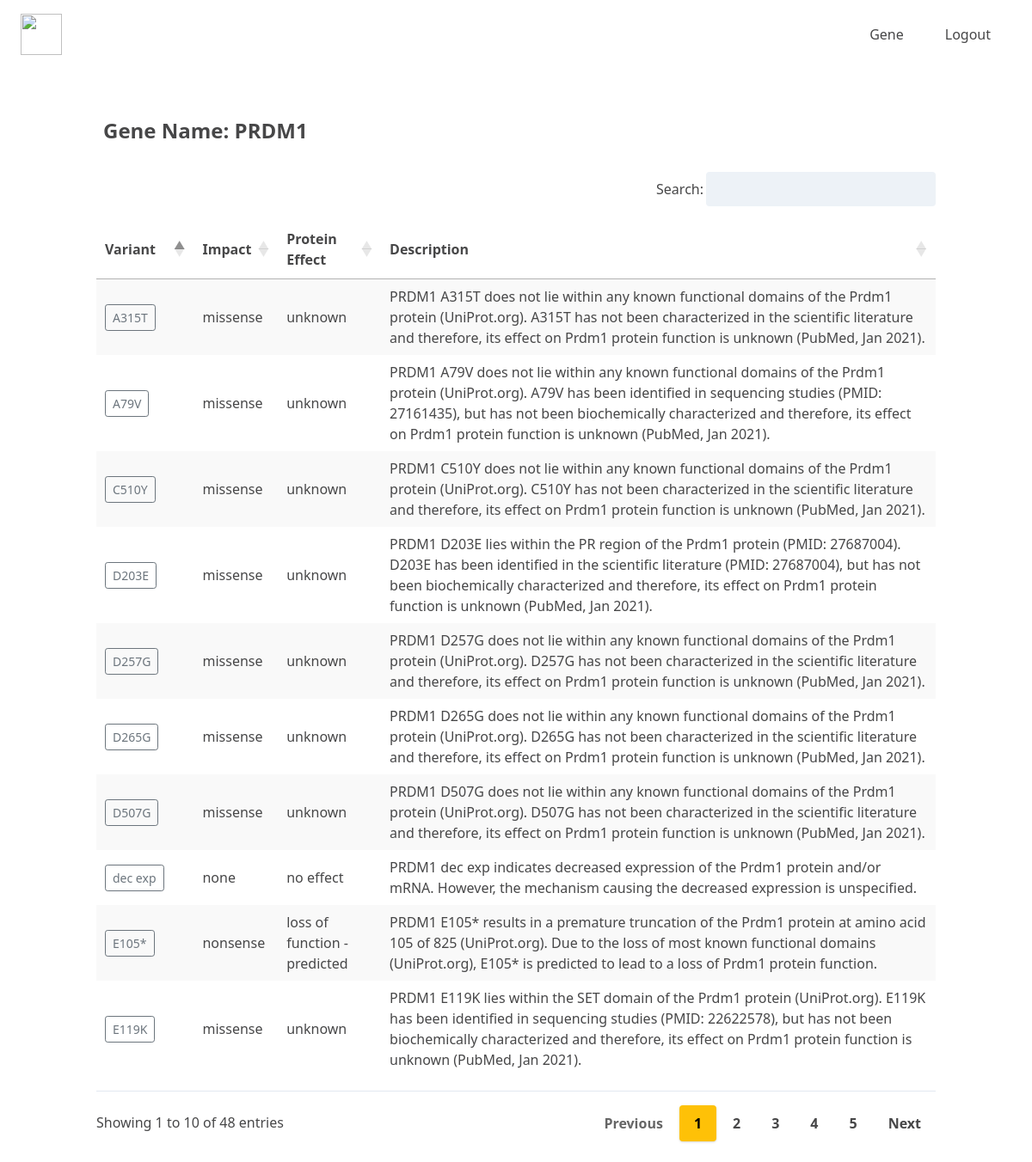
The app's page /gene-detail/PRDM1/ (signed in) with its own data.
### genome/models.py (models this page shows, shortened)
class Gene(models.Model):
    gene = models.CharField(max_length=200, null=True, blank=True)
    key = models.CharField(max_length=200, null=True, blank=True)
    impact = models.CharField(max_length=200, null=True, blank=True)
    variant_description = models.CharField(
        max_length=200, null=True, blank=True)
    variant = models.CharField(max_length=200, null=True, blank=True)
    protein_effect = models.CharField(max_length=200, null=True, blank=True)
    associated_with_drug_resistance = models.CharField(
        max_length=200, null=True, blank=True)
    id = models.UUIDField(default=uuid.uuid4, unique=True,
                          primary_key=True, editable=False)

### genome/views.py (the view)
# urls.py: path('gene-detail/<str:pk>/', views.gene_detail, name="gene-detail"),
@login_required(login_url='login-user')
def gene_detail(request, pk):
    genes = Gene.objects.filter(gene=pk)
    variant_list = []
    for gene in genes:
        if gene.variant not in variant_list:
            variant_list.append(gene)
    context = {
        "gene": pk,
        "variant_list": variant_list,
    }
    return render(request, 'genome/gene_detail.html', context)

### genome/templates/genome/gene_detail.html
{% extends 'main.html' %} {% load static %}{% block content %}
<br />
<div class="container">
  <h1
    class="
      flex
      items-center
      font-sans font-bold
      break-normal
      px-2
      py-8
      text-xl
      md:text-2xl
    "
  >
    Gene Name: {{gene}}
  </h1>
      <table id="example" class="stripe hover"
      style="width: 100%; padding-top: 1em; padding-bottom: 1em;">
        <thead>
            <tr>
            <th>Variant</th>
          <th>Impact</th>
          <th>Protein Effect</th>
          <th>Description</th>
            </tr>
        </thead>
        <tbody>
           {% for variant in variant_list %}
            <tr>
                <td class="variant-heading"><a
              class="btn btn-outline-secondary btn-sm"
              href="{% url 'variant-detail' variant.id %}"
              >{{variant.variant}}</a
            ></td>
                <td>{{variant.impact}}</td>
          <td>{{variant.protein_effect}}</td>
          <td>{{variant.variant_description}}</td>
            </tr>
                    {% endfor %}
        </tbody>
</table>
<br>
</div>
{% endblock content %}

### static/css/main.css (style rules this page uses)
:root { --color-main: #5aa5b9; --color-main-light: #e6faff; --color-sub: #3f4156; --color-sub-light: #51546e; --color-sub-lighter: #ededfd; --color-text: #737373; --color-gray: #8b8b8b; --color-light: #e5e7eb; --color-light-gray: #767676; --color-bg: #f8fafd; --color-white: #fffefd; --color-white-light: #f3f3f3; --color-success: #359e64; --color-success-bg: #def8e8; --color-error: #fc4b0b; --color-error-bg: #fff2ee; --font-base: "Poppins", arial, helvetica, "Segoe UI", roboto, ubuntu, sans-serif; --font-monospace: "Fira Code", "Courier New", courier, monospace; --font-regular: 300; --font-medium: 500; --font-bold: 700; --generic-shadow: 1px 1px 5px #00000010; --generic-transition: all 0.3s ease-in-out; }
body { background-color: whitesmoke; color: #474748; }
table.dataTable.no-footer { border-bottom: 1px solid #e2e8f0; margin-top: 0.75em; margin-bottom: 0.75em; }

### records on screen
Gene: variant "A79V", impact "missense", protein_effect "unknown", variant_description "PRDM1 A79V does not lie within any known functional domains of the Prdm1 protein (UniProt.org). A79V has been identified in sequencing studies (PMID: 27161435), but has not been biochemically characterized and therefore, its effect on Prdm1 protein function is unknown (PubMed, Jan 2021)."
Gene: variant "E105*", impact "nonsense", protein_effect "loss of function - predicted", variant_description "PRDM1 E105* results in a premature truncation of the Prdm1 protein at amino acid 105 of 825 (UniProt.org). Due to the loss of most known functional domains (UniProt.org), E105* is predicted to lead to a loss of Prdm1 protein function."
Gene: variant "E119K", impact "missense", protein_effect "unknown", variant_description "PRDM1 E119K lies within the SET domain of the Prdm1 protein (UniProt.org). E119K has been identified in sequencing studies (PMID: 22622578), but has not been biochemically characterized and therefore, its effect on Prdm1 protein function is unknown (PubMed, Jan 2021)."
Gene: variant "D203E", impact "missense", protein_effect "unknown", variant_description "PRDM1 D203E lies within the PR region of the Prdm1 protein (PMID: 27687004). D203E has been identified in the scientific literature (PMID: 27687004), but has not been biochemically characterized and therefore, its effect on Prdm1 protein function is unknown (PubMed, Jan 2021)."
Gene: variant "D257G", impact "missense", protein_effect "unknown", variant_description "PRDM1 D257G does not lie within any known functional domains of the Prdm1 protein (UniProt.org). D257G has not been characterized in the scientific literature and therefore, its effect on Prdm1 protein function is unknown (PubMed, Jan 2021)."
Gene: variant "D265G", impact "missense", protein_effect "unknown", variant_description "PRDM1 D265G does not lie within any known functional domains of the Prdm1 protein (UniProt.org). D265G has not been characterized in the scientific literature and therefore, its effect on Prdm1 protein function is unknown (PubMed, Jan 2021)."
Gene: variant "A315T", impact "missense", protein_effect "unknown", variant_description "PRDM1 A315T does not lie within any known functional domains of the Prdm1 protein (UniProt.org). A315T has not been characterized in the scientific literature and therefore, its effect on Prdm1 protein function is unknown (PubMed, Jan 2021)."
Gene: variant "D507G", impact "missense", protein_effect "unknown", variant_description "PRDM1 D507G does not lie within any known functional domains of the Prdm1 protein (UniProt.org). D507G has not been characterized in the scientific literature and therefore, its effect on Prdm1 protein function is unknown (PubMed, Jan 2021)."
Gene: variant "C510Y", impact "missense", protein_effect "unknown", variant_description "PRDM1 C510Y does not lie within any known functional domains of the Prdm1 protein (UniProt.org). C510Y has not been characterized in the scientific literature and therefore, its effect on Prdm1 protein function is unknown (PubMed, Jan 2021)."
Gene: variant "dec exp", impact "none", protein_effect "no effect", variant_description "PRDM1 dec exp indicates decreased expression of the Prdm1 protein and/or mRNA. However, the mechanism causing the decreased expression is unspecified."

### other values on screen
{{ gene }} "PRDM1"
